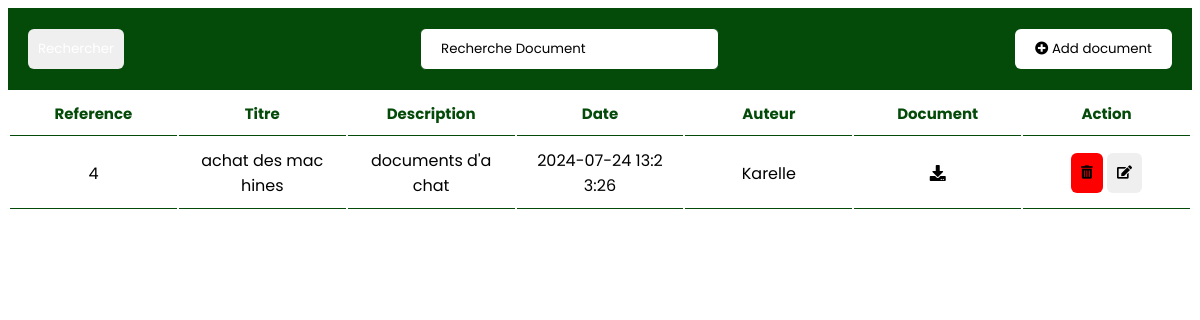
The app's page /selectInformatique.php (signed in) with its own data.
### tables this page shows
CREATE TABLE IF NOT EXISTS `document` (
  `id_document` int(11) NOT NULL AUTO_INCREMENT,
  `titre` varchar(255) NOT NULL,
  `description` varchar(255) NOT NULL,
  `date` timestamp NOT NULL,
  `auteur` varchar(255) NOT NULL,
  `fichier` varchar(255) NOT NULL,
  `id_service` int(11) NOT NULL,
  PRIMARY KEY (`id_document`)
);

### selectInformatique.php (the view, shortened to what this page needs)
<?php
require("DbConnexion.php");
$sql = "SELECT `id_document`, `titre`, `description`, `date`, `auteur`, `fichier`, `id_service` FROM `document` WHERE id_service=1";
$stmt = $base->prepare($sql);
$stmt->bindParam(':id_service', $_SESSION['id_service']);
$stmt->execute();
$documents = $stmt->fetchAll(PDO::FETCH_ASSOC);
?>
<!DOCTYPE html>
<html lang="en">
<head>
  <link rel="stylesheet" href="https://cdnjs.cloudflare.com/ajax/libs/font-awesome/5.15.3/css/all.min.css" />
  <link rel="stylesheet" href="styleDash.css">
</head>
<body>
<div class="table_header">
        <button type="submit" name="recherche">Rechercher</button>
        <input type="text" placeholder="Recherche Document" name="titre" class="search-input">
        <button class="add_new">
            <i class="fas fa-plus-circle add-icon"></i>
            <a href="SaveDocument.php">Add document</a>
        </button>
    </div>
    <div class="table_section">
        <table>
          <thead>
            <tr>
              <th>Reference</th>
              <th>Titre</th>
              <th>Description</th>
              <th>Date</th>
              <th>Auteur</th>
              <th>Document</th>
             <div class="action"><th>Action</th></div>
            </tr>
          </thead>
          <tbody>
            <?php foreach ($documents as $document) { ?>
            <tr>
              <td><?php echo $document['id_document']; ?></td>
              <td><?php echo $document['titre']; ?></td>
              <td><?php echo $document['description']; ?></td>
              <td><?php echo $document['date']; ?></td>
              <td><?php echo $document['auteur']; ?></td>
              <td><a href="<?php echo 'document/' . $document['fichier']; ?>"><i class="fas fa-download"></i></a></td>
              <td>
              <a href="formDeleteDoc.php?id=<?= $document["id_document"]?>"name="delete"><button><i class="fa fa-trash-alt"></i></a></button>
              <a href="formEditDoc.php?id=<?= $document["id_document"]?>"name="edit"><button><i class="fa fa-edit"></i></a></button>
              </td>
            </tr>
            <?php
          }
       ?>
          </tbody>
        </table>
      </div>
</body>
</html>

### styleDash.css (style rules this page uses)
* { font-family: "Poppins", sans-serif; padding: 0; box-sizing: border-box; }
body { font-family: 'Poppins', sans-serif; overflow: hidden; }
thead th { position: sticky; top: 0; background-color: #fff; color: #044b0a; font-size: 15px; width: 10%; }
th,td { border-bottom: 1px solid #044b0a; padding: 10px 20px; word-break: break-all; text-align: center; width: 10%; }
.table_header { display: flex; justify-content: space-between; align-items: center; padding: 20px; background-color: #044b0a; }
button { outline: none; border: none; border-radius: 6px; cursor: pointer; padding: 10px; color: #ffff; }
td button:nth-child(2) { background-color: red; }
.add_new { padding: 10px 20px; color: #000; background-color: #fff; }
input { padding: 10px 20px; margin: 0 10px; outline: none; border: 1px solid #044b0a; border-radius: 6px; color: #044b0a; }
::placeholder { color: #000; }
a { text-decoration: none; color: #000; }
a { text-decoration: none; }

### records on screen
document: id_document "4", titre "achat des machines", description "documents d'achat", date "2024-07-24 13:23:26", auteur "Karelle"
